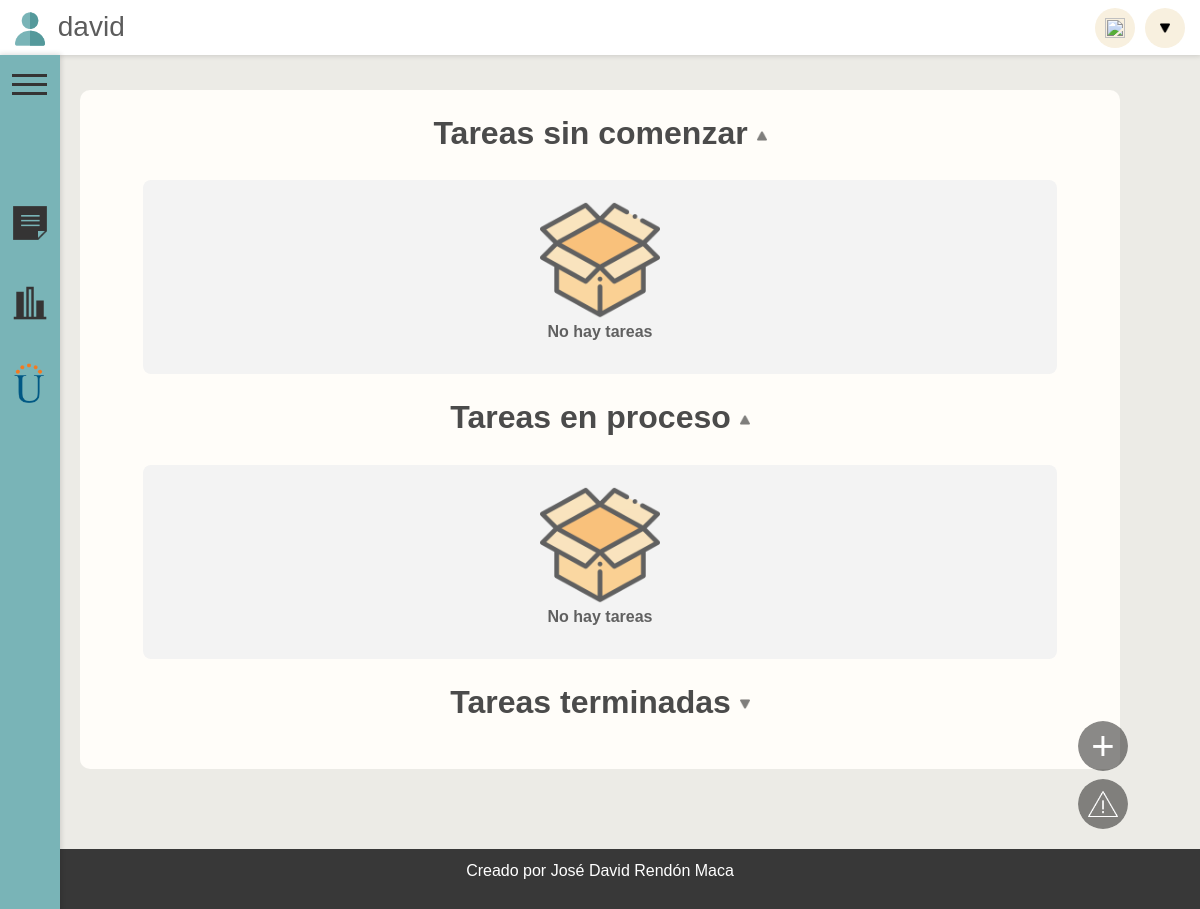
Page / (signed in) on the earlier database version.
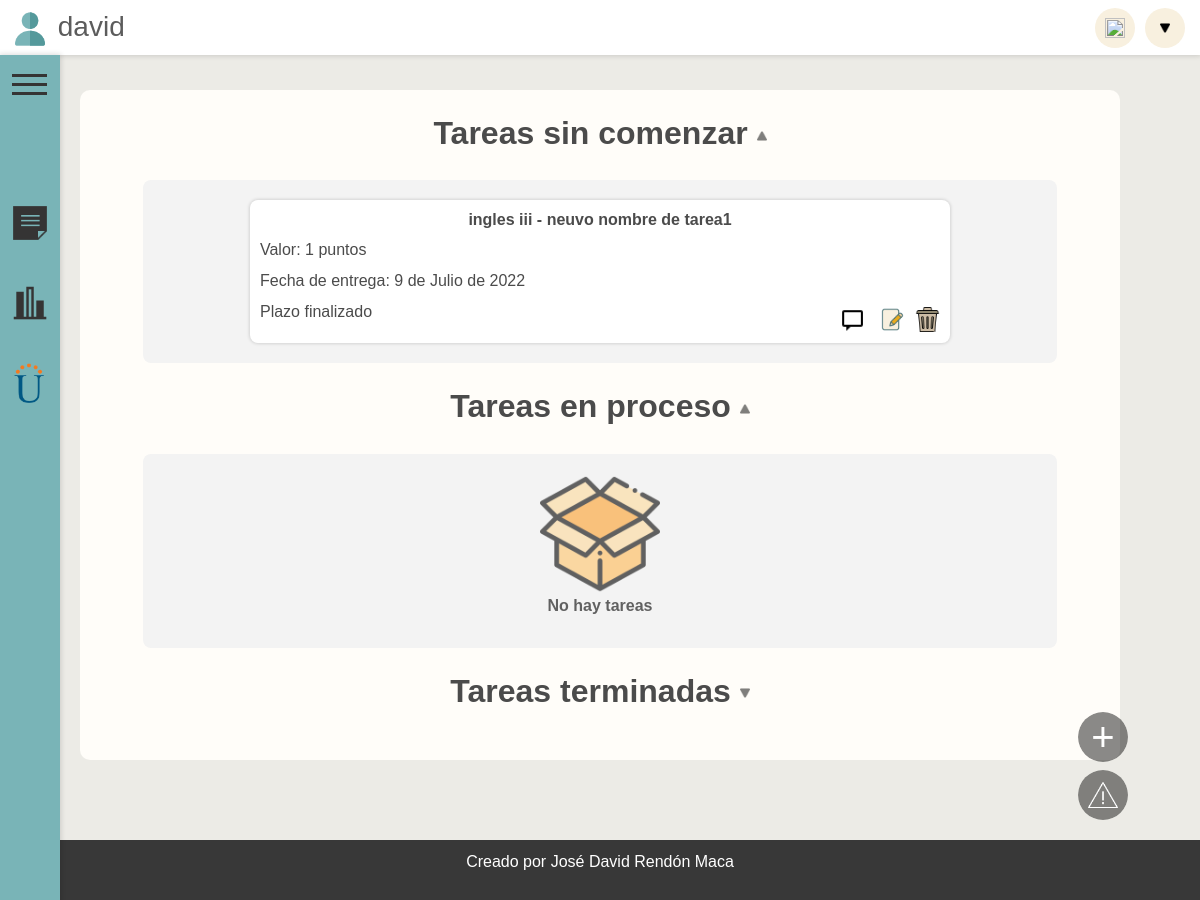
Same page on the later database version.
### index/models.py (models this page shows)
class CursosYTareas(models.Model):
    curso = models.CharField(max_length=100)
    tarea = models.CharField(max_length=100)
    valor = models.IntegerField()
    estado = models.CharField(max_length=100)
    entrega = models.DateField(default=django.utils.timezone.now)
    usuario = models.CharField(default='usuario', max_length=100)
    anotacion = models.TextField(default="", max_length=10000)
    calificado = models.BooleanField(default=False)
    calificacion = models.IntegerField(default=0)

### index/views.py (the view)
# urls.py: path('', inicio, name="inicio", ),
@login_required
def inicio(request):
    usuario = request.user.username
    formTareasPendientes = CursosYTareas.objects.filter(estado="espera", usuario = usuario)
    formTareasProceso = CursosYTareas.objects.filter(estado="proceso", usuario = usuario)
    formTareasTerminadas = CursosYTareas.objects.filter(estado="terminada", usuario = usuario)
    mensajesDelUsuario = Mensajes.objects.filter(para=request.user.username).order_by('fecha')[::-1]
    formTareasTerminadas2 = []
    for tarea in CursosYTareas.objects.filter(estado="terminada", usuario = usuario):
        if tarea.curso not in formTareasTerminadas2:
            formTareasTerminadas2.append(tarea.curso)
    diasRestantes = []
    for tarea in formTareasPendientes:
        diaRestante= tarea.entrega - datetime.date.today()
        diasRestantes.append((tarea.id, diaRestante.days))
    diasRestantesProceso = []
    for tarea in formTareasProceso:
        diaRestante= tarea.entrega - datetime.date.today()
        diasRestantesProceso.append((tarea.id, diaRestante.days))
    data={
        'formTareasPendientes':formTareasPendientes,
        'formTareasProceso':formTareasProceso,
        'formTareasTerminadas':formTareasTerminadas,
        'diasRestantes':diasRestantes,
        'diasRestantesProceso':diasRestantesProceso,
        'formAnotaciones': formAnotaciones(),
        'formTareasTerminadasCursos':formTareasTerminadas2,
        'mensajes':mensajesDelUsuario
    }
    print(formTareasTerminadas2)
    return render(request, 'index/index.html', data)

### index/templates/index/index.html (shortened to what this page needs)
{% extends 'index/base.html' %}
{% load static %}
{% block content %}
{% load widget_tweaks %}
{% load templates %}
<head>
    <link rel="stylesheet" href="{% static 'css/index.css' %}">
</head>
<div id="contenedor-pagina">
    <br><h2><strong onclick="colapsarContenedorTarea('Contenedor-Comenzar', 'titulo-comenzar-tarea', 'titulo-icon-comenzar')" class="titulo" id="titulo-comenzar-tarea" >Tareas sin comenzar <img class="titulo-icon" id="titulo-icon-comenzar" src="{%  static 'icons/icon-dropdown.png'  %}" alt=""></strong></h2>
    <div class="contenedor-contenedores " id="Contenedor-Comenzar">
            {% if formTareasPendientes.count == 0 %}
            <div class="contenedor-vacío"><img class="icon-vacio" src="{% static 'icons/icon-empty.png' %}" alt="">No hay tareas</div>
            {% endif %}
            {% for tarea in formTareasPendientes %}
            <div class="contenedor-tarea" id="contenedor-tarea-{{tarea.id}}">
                <div class="contenedor-curso-tarea">
                    <p  class="separacion"><strong>{{ tarea.curso }} - {{ tarea.tarea }}</strong></p>
                </div>
                <div>
                    <p >Valor: {{tarea.valor}} puntos</p>
                    <p class="separacion">Fecha de entrega: {{tarea.entrega}}</p>
                    <div class="contenedor-dias-botones">
                        {% for dias in diasRestantes %}
                            {% if dias.0 == tarea.id %}
                                {% if dias.1 < 0 %}
                                    <p>Plazo finalizado</p>
                                {% else %}
                                    <p>{{ dias.1 }} Dias restantes</p>
                                {% endif %}
                            {% endif %}
                        {% endfor %}
                        <div class="botones">
                            <div class="boton-icon-mensaje" onclick="scriptBackground('{{tarea.id}}')">
                                <a id="mensaje-{{tarea.id}}">
                                    <img class="botones-img" src="{% static 'icons/icon-topic.png' %}" alt="">
                                </a>
                            </div>
                            <div class="boton-icon-editar">
                                <a href="{%  url 'editarTarea' tarea.id %}">
                                    <img class="botones-img" src="{% static 'icons/icon-edit.png' %}" alt="">
                                </a>
                            </div><br> <br>
                            <div>
                                <a href="{%  url 'borrarCurso' tarea.id %}">
                                    <img class="botones-img" src="{% static 'icons/icon-borrar.png' %}" alt="">
                                </a>
                            </div><br> <br>
                        </div>
                    </div>
                </div>
            </div>
            {% endfor %}
    </div>
    <br><h2><strong class="titulo" onclick="colapsarContenedorTarea('Contenedor-Proceso', 'titulo-proceso-tarea', 'titulo-icon-proceso')" id="titulo-proceso-tarea">Tareas en proceso <img class="titulo-icon" id="titulo-icon-proceso" src="{%  static 'icons/icon-dropdown.png'  %}" alt=""></strong></h2>
    <div class="contenedor-contenedores" id="Contenedor-Proceso">
            {% if formTareasProceso.count == 0 %}
            <div class="contenedor-vacío"><img class="icon-vacio" src="{% static 'icons/icon-empty.png' %}" alt="">No hay tareas</div>
            {% endif %}
    </div>
    <br><h2><strong onclick="colapsarContenedorTarea('Contenedor-Terminado', 'titulo-terminado-tarea', 'titulo-icon-terminado')" id="titulo-terminado-tarea" class="titulo">Tareas terminadas <img class="titulo-icon" id="titulo-icon-terminado" src="{%  static 'icons/icon-dropdown.png'  %}" alt=""></strong></h2>
<div id="botones">
    <div class="boton-desplegar boton-desplegar-agregar">
        <a class="sin-decoracion" href="{% url 'agregarTarea' %}" >
            <div style="display: flex;">
                <div id="icon-agregar">
                    <p> + </p>
                </div>
            </div>
        </a>
    </div>
    <div class="boton-desplegar boton-desplegar-reporte">
        <a class="sin-decoracion" href="#abrir-reportes">
            <div style="display: flex; width: 180px;">
                <div class="img-bugs">
                    <img src="{% static 'icons/icon-bug.png' %}" style="width: 30px; height: 30px;" alt="">
                </div>
            </div>
        </a>
    </div>
</div>
</div>
{% endblock content %}

### index/templates/index/base.html (shortened to what this page needs)
{% load static %}
{% load templates %}
<!DOCTYPE html>
<html lang="en">
    <head>
        <link rel="stylesheet" href="{% static 'css/base.css' %}">
        <link href="https://cdn.jsdelivr.net/npm/bootstrap@5.2.0-beta1/dist/css/bootstrap.min.css" rel="stylesheet">
    </head>
    <body onload="ButtonsLoaded()">
    <header id="aber">
        <div class="menu" style="position: fixed;">
            <label for="checkbox_toggle" class="button-menu" style="margin-left: 12px; margin-top: 40px; position: fixed; z-index: 100;">
                <span></span>
                <span></span>
                <span></span>
            </label>
            <div id="barra-lateral" >
                <a href="{% url 'inicio' %}" style="text-decoration: none;">
                    <div class="contenedor-barra" title="Tareas">
                        <div class="item-imagen">
                            <img src="{% static 'icons/icon-nota.png' %}" alt="" >
                        </div>
                    </div>
                </a>
                <a href="{% url 'dashboard' %}" style="text-decoration: none;">
                    <div class="contenedor-barra" title="Dashboard">
                        <div class="item-imagen">
                            <img src="{% static 'icons/icon-dashboard.png' %}" alt="">
                        </div>
                    </div>
                </a>
                <a href="https://campus0c.unad.edu.co/campus"target="_blank" style="text-decoration: none;">
                    <div class="contenedor-barra" title="Campus UNAD">
                        <div class="item-imagen">
                            <img src="{% static 'icons/icon-unad.png' %}">
                        </div>
                    </div>
                </a>
           </div>
        </div>
        <div style="display:flex; flex-direction: row; align-items: center; font-size: 28px; margin-left: 10px;">
            <div style="color: rgb(92, 92, 92);">
                <img style="width: 40px;" src="{% static 'icons/icon-user.png' %}" alt="">
                {{user}}
            </div>
        </div>
        <div class="contenedor-botones-header">
            <div class="boton-notificaciones" id="dropdownMenuMensaje">
                <div class="dropdownMenu" onclick="expandirContenedorMensajes()"><img src="{% static 'icons/icon-notificacion.png' %}" alt=""></div>
            </div>
            <div class="dropdown noclic " id="menu-usuario">
                <a href="#" class=" dropdownMenu " id="dropdownMenuLink" data-bs-toggle="dropdown"><img src="{% static 'icons/icon-dropdown.png' %}" alt=""></a>
            </div>
        </div>
    </header>
    <div style="display:flex; justify-content: center; padding-top: 90px; min-height: 100vh;">
        <div class="contenido container-sm" style=" margin-bottom: 40px;">
            {% block content %}
            {% endblock %}
        </div>
    </div>
    <footer>
        <p>Creado por José David Rendón Maca</p>
    </footer>
</body>
</html>

### TareasUnivProyecto/static/css/base.css (style rules this page uses)
* { margin: 0px; padding: 0px; font-family: Arial, Helvetica, sans-serif; }
html { min-height: 100%; }
header { background-color: #ffffff; height: 55px; display: flex; align-items: center; justify-content: space-between; margin-bottom: 40px; box-shadow: 0px 0px 5px 1px rgba(0, 0, 0, 0.137); position: fixed; z-index: 100; width: 100%; }
body { background-color: #ecebe6 !important; min-height: 100%; }
.dropdownMenu { display: flex; justify-content: center; align-items: center; background-color: #F8F0DF !important; border: none; border-radius: 50%; width: 40px; height: 40px; cursor: pointer; user-select: none; }
#dropdownMenuLink img { width: 10px; }
.dropdown { right: 15px; }
#barra-lateral { top: 55px; position: fixed; height: 100%; width: 60px; background-color: #79b4b7; transition: 0.5s; display: flex; flex-direction: column; padding-top: 16vh; box-shadow: 0px 0px 5px 1px rgba(0, 0, 0, 0.137); z-index: 99; }
.item-imagen img { width: 40px; margin-left: 10px; transition: 0.3s; }
.item-imagen { position: absolute; }
.contenedor-barra { height: 80px; display: flex; flex-direction: row; align-items: center; }
.contenido { max-width: 1000px; background-color: #fffdf9; border-radius: 10px; display: flex; justify-content: center; margin-left: 80px !important; margin-right: 80px !important; animation-name: iniciar; animation-duration: 0.5s; }
.menu label span { height: 3px; width: 100%; background: #353434; display: inline-block; transition: all 0.5s cubic-bezier(.62,.43,.35,1.47); }
.menu label { width: 35px; height: 35px; cursor: pointer; transition: all 0.2s ease-in; margin-top: 8px; line-height: 8px; text-align: left; z-index: 201; }
footer { display: flex; width: 100%; z-index: 100; background-color: #383838; height: 60px; color: white; margin-top: 40px !important; bottom: 0px; justify-content: center; align-items: center; }
.boton-desplegar { transition: 0.3s; width: 50px; height: 50px; overflow: hidden; background-color: rgba(0, 0, 0, 0.247); border-radius: 30px; }
.sin-decoracion { text-decoration: none; color: white; }
#botones { position: fixed; bottom: 80px; right: 6%; display: flex; flex-direction: column; align-items:flex-end; gap: 8px; z-index: 2; }
.img-bugs { width: 50px; height: 50px; background-color: rgba(0, 0, 0, 0.281); border-radius: 50%; display: flex; justify-content: center; align-items: center; flex-shrink: 0; }
.botones { display: flex; flex-direction: row; justify-content: right; flex-grow: 1; }
.botones-img { width: 25px; height: 25px; cursor:pointer; }
.contenedor-botones-header { display: flex; flex-direction: row; align-items: center; gap: 25px; }
.noclic { pointer-events: none; }
.clicable { pointer-events: all !important; }
#dropdownMenuMensaje img { width: 20px; height: 20px; }

Differences in the rows shown:
added CursosYTareas: curso "ingles iii", tarea "neuvo nombre de tarea1", valor "1", entrega "9 de Julio de 2022"
Other differences:
text no longer shown: "No hay tareas"
